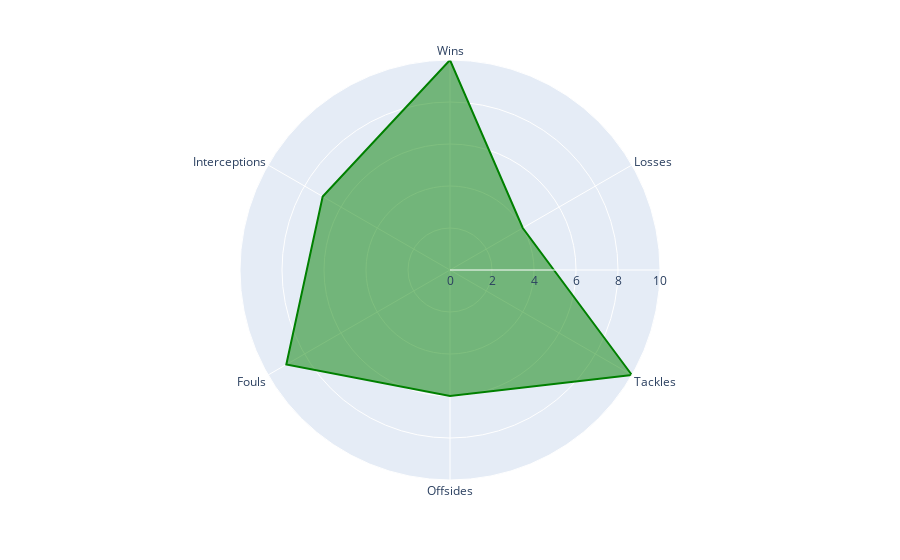

Notebook code cell kept with this figure:
### Code cell
df=data[data['full_name'] == 'Mohamed Salah']
names=['Wins', 'Losses', 'Tackles', 'Offsides', 'Fouls', 'Interceptions']
values=[int(list(df['Wins'])[0]),
        int(list(df['Losses'])[0]), 
        int(list(df['Tackles'])[0]),
        int(list(df['Offsides'])[0]),
        int(list(df['Fouls'])[0]),
        int(list(df['Interceptions'])[0])]
fig = px.line_polar(r=values, theta=names, line_close=True, color_discrete_sequence=['#303F1C'])
fig.update_traces(fill='toself')
fig.show()

### Figure 1 — Plotly figure (JSON) as saved in the notebook; plotly's stock layout.template omitted (floating-point values rounded to 4 significant figures)
{"data": [{"fill": "toself", "hovertemplate": "r=%{r}<br>theta=%{theta}<extra></extra>", "legendgroup": "", "line": {"color": "green", "dash": "solid"}, "marker": {"symbol": "circle"}, "mode": "lines", "name": "", "r": [10, 4, 10, 6, 9, 7, 10], "showlegend": false, "subplot": "polar", "theta": ["Wins", "Losses", "Tackles", "Offsides", "Fouls", "Interceptions", "Wins"], "type": "scatterpolar"}], "layout": {"autosize": true, "legend": {"tracegroupgap": 0}, "margin": {"t": 60}, "polar": {"angularaxis": {"direction": "clockwise", "rotation": 90, "type": "category"}, "domain": {"x": [0, 1], "y": [0, 1]}, "radialaxis": {"autorange": true, "range": [0, 10], "type": "linear"}}}}
